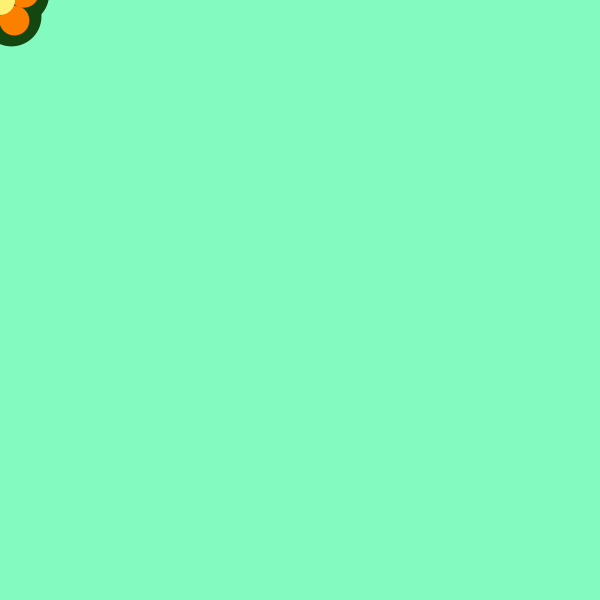
Frame 1 (no input)
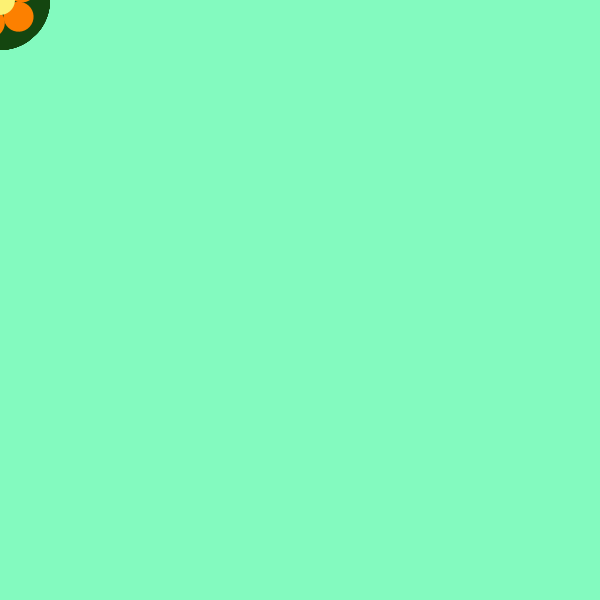
Frame 60 (the mouse pressed at the canvas centre just before this capture)
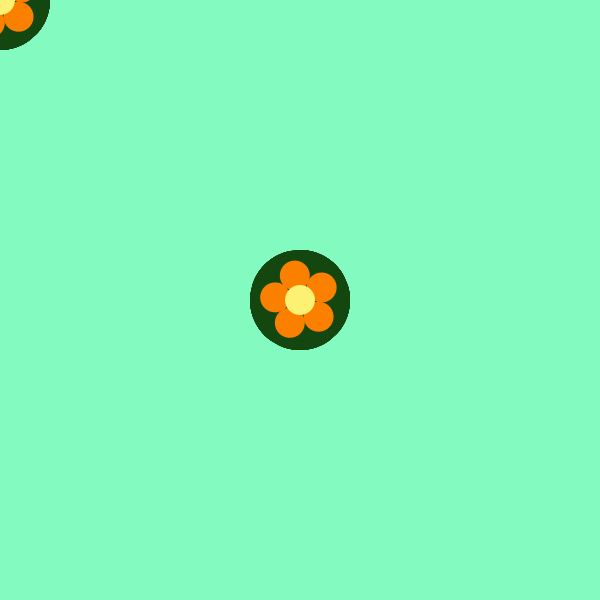
Frame 120 (the mouse held since frame 60 and released just before this capture)

The Processing sketch that drew these frames (run headless with seeded random() and noise(); from frame 60 on, the mouse is pressed at the canvas centre):

// Processing sketch: flowers
// ── flowers.pde
void setup(){
	size(600,600);
	background(131,250,191);

	frameRate(10);
}

void draw(){
	noStroke();
	
	// // center of the flower
	// // ellipse(300, 300, 30, 30);
	// // translate(width/2, height/2);

	translate(mouseX, mouseY);

	// rotate canvas using frame count
  	rotate(radians(frameCount + mouseX));


 // 	// Pick a center:
	// float x_mid = random(600);
	// float y_mid = random(600);
	// translate(x_mid, y_mid);
	// // ellipse(0, 0, 15, 15);
	

	// // first petal
	// fill(252,128,0);
	// ellipse(0, -30, 30, 30);
	// // I will draw the first petal together with the rotation loop, but start rotating after the first drwaing
	// draw 5 petals, rotating after each one
	
	for (int i = 0; i < 5; i++) {
		// fill(195,0,255);
		fill(20,70,16);
		ellipse(0, -20, 60, 60);
		rotate(radians(72));
	}

	for (int i = 0; i < 5; i++) {
		fill(252,128,0);
		ellipse(0, -25, 30, 30);
		rotate(radians(72));
	}

	fill(252,241,115);
	ellipse(0, 0, 30, 30);

}



// // lake waves
// void draw(){

// 	translate(width/2, height/2);
// 	fill(11,13,67,20);
// 	float miolo = random(10,500);
// 	ellipse(0, 0, miolo, miolo);

// 	float x = random(600);
// 	float y = random(10,600);

// 	fill(random(7,250),random(7,250),255);
// 	stroke(255);
// 	strokeWeight(1);
// 	ellipse(x, y, 10, 10);

// 	float n = 0;
// 	float nMax = random(100);
// 	while(n<nMax){

// 		rotate(0.09);
// 		ellipse(x, y, 10, 10);

// 		n = n + 1;

// 	}

// }



// // a wave kind of simulation
// void draw(){
// 	float x = random(600);
// 	float y = random(100,500);

// 	fill(random(7,250),random(7,250),255);
// 	stroke(255);
// 	strokeWeight(1);
// 	ellipse(x, y, 10, 10);

// 	float n = 0;
// 	float nMax = random(100);
// 	while(n<nMax){

// 		rotate(0.09);
// 		ellipse(x, y, 10, 10);

// 		n = n + 1;

// 	}

// }



// void draw(){

// 	// float minV = random(100,551);
// 	// float maxV = minV + 5;

// 	float xLen = 0;
// 	float yLen = 0;

// 	float minX = random(100,551);
// 	float minY = random(100,551);

// 	float maxX = minX + 5;
// 	float maxY = minY + 5;
	
// 	float x = random(minX,maxX+1);
// 	float y = random(minY,maxY+1);
// 	point(x, y);

// 	if((x > minX && x < maxX)){
// 		int nx = int(random(0,2));
// 		if(nx==0){
// 			x = minX;
// 			xLen = x - random(50);
// 		}
// 		else{
// 			x = maxX;
// 			xLen = x + random(50);
// 		}
// 		println("nx: "+nx);
// 	}
// 	else{
// 		if(x==minX){xLen = x - random(50);}
// 		else{xLen = x + random(50);}
// 	}

// 	if(y > minY && y < maxY){
// 		int ny = int(random(0,2));
// 		if(ny==0){
// 			y = minY;
// 			yLen = y - random(50);
// 		}
// 		else{
// 			y = maxY;
// 			yLen = y + random(50);
// 		}
// 		println("ny: "+ny);
// 	}
// 	else{
// 		if(y==minY){yLen = y - random(50);}
// 		else{yLen = y + random(50);}
// 	}
	

// 	line(x, y, xLen, yLen);

// }
